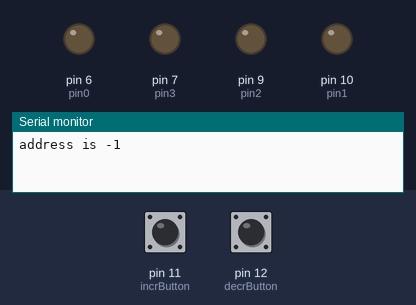
The sketch below on a simulated Arduino Uno, built with avr-gcc and run on an emulated ATmega328P. Parts: output pins drawn as LEDs (lit = HIGH), the last lines printed to the serial monitor. Dashed ring = blinking. Inputs (shaded band) come from the test bench; at power-on: pin 11 (incrButton) HIGH, pin 12 (decrButton) HIGH.

Above: at 1.2 s.
1.3 s: pin 11 (incrButton) pulled LOW for 3.2 s
At 5.4 s:
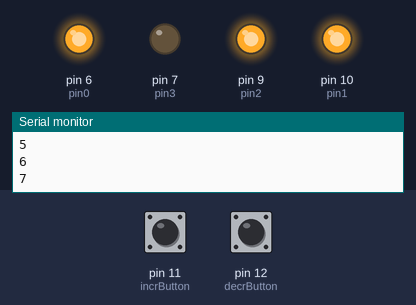
6.0 s: pin 12 (decrButton) pulled LOW for 3.2 s
At 10.2 s:
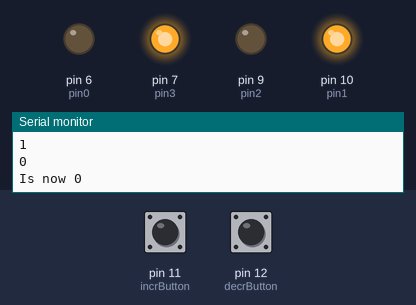
10.7 s: pin 11 (incrButton) pulled LOW for 0.15 s
At 11.3 s:
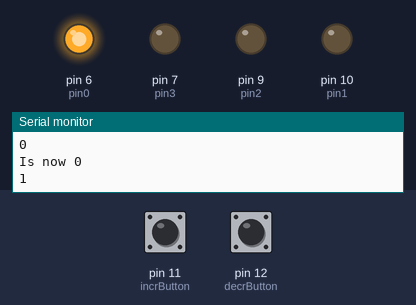
12.3 s: pin 11 (incrButton) pulled LOW for 3.2 s
At 16.2 s:
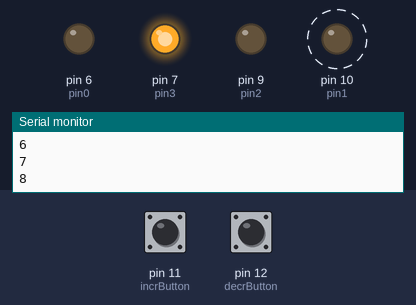
17.0 s: pin 11 (incrButton) pulled LOW for 1 s
At 18.9 s:
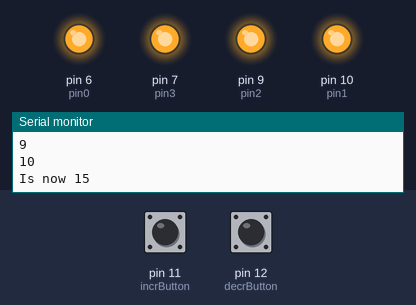
19.5 s: pin 11 (incrButton) pulled LOW for 0.15 s
At 20.4 s:
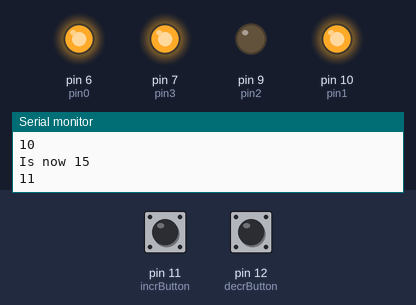
Timing chart, 0 to 22.1 s (numbered marks = the images above; inputs shaded):
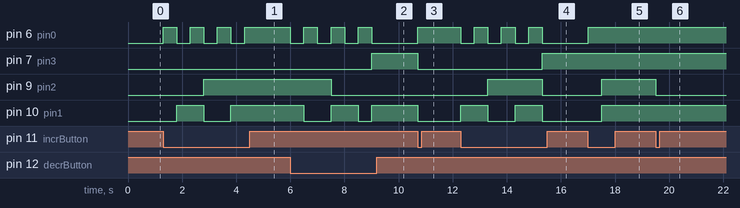

Measured:
- after the input at 1.3 s, pin 6 (pin0): alternates HIGH for 0.50 s and LOW for 0.50 s, 7 changes in all, then stays HIGH, starting at once; pin 9 (pin2): LOW → HIGH after 1.5 s; pin 10 (pin1): LOW → HIGH after 0.50 s, → LOW 1.0 s later, → HIGH 1.0 s later
- after the input at 6.0 s, pin 6 (pin0): alternates HIGH for 0.50 s and LOW for 0.50 s, 7 changes in all, then stays LOW, starting at once; pin 7 (pin3): LOW → HIGH after 3.0 s; pin 9 (pin2): HIGH → LOW after 1.5 s; pin 10 (pin1): HIGH → LOW after 0.50 s, → HIGH 1.0 s later, → LOW 1.0 s later, → HIGH 0.50 s later
- after the input at 10.7 s, pin 6 (pin0): LOW → HIGH at once; pin 7 (pin3), pin 10 (pin1): HIGH → LOW at once
- after the input at 12.3 s, pin 6 (pin0): alternates HIGH for 0.50 s and LOW for 0.50 s, 7 changes in all, then stays LOW, starting at once; pin 7 (pin3): LOW → HIGH after 3.0 s; pin 9 (pin2): LOW → HIGH after 1.0 s, → LOW 2.0 s later; pin 10 (pin1): alternates HIGH for 1.0 s and LOW for 1.0 s, starting at once
- after the input at 17.0 s, pin 6 (pin0): LOW → HIGH at once; pin 9 (pin2), pin 10 (pin1): LOW → HIGH after 0.50 s
- after the input at 19.5 s, pin 9 (pin2): HIGH → LOW at once

The sketch:

population_counter.ino
```cpp
#include <Arduino.h>
#include <EEPROM.h>

// How often to poll in miliseconds
#define PERIOD 600000

int incrButton = 11;
int decrButton = 12;
int pin0 = 6;
int pin1 = 10;
int pin2 = 9;
int pin3 = 7;

byte count = 0;
byte maxCountForPeriod = 0;
byte lastCount = 0;

long lastTime; // Only used to prevent switch bounce

short periodDiff;    // Number of polls that have passed without a change in count
short currentPeriod; // Short for storing the overall current period

short address; // addresses to write to on EEPROM

void setup() {
  Serial.begin(9600);
  pinMode(incrButton, INPUT);
  pinMode(decrButton, INPUT);
  pinMode(pin0, OUTPUT);
  pinMode(pin1, OUTPUT);
  pinMode(pin2, OUTPUT);
  pinMode(pin3, OUTPUT);

  readaddress();
  periodDiff = 250; // Sentinel value that will be printed if turned off and back on
  lastTime = millis();
  lastCount = -1;
  currentPeriod = 0;

  // start();
  /*
   * Uncomment the above line to reset the counter
   * Run the sketch after uncommenting the line to reset
   * Then recomment the line and run to resume recording
   */

  Serial.print("address is ");
  Serial.print(address);
  Serial.print("\n");
}

void loop() {
  if(!digitalRead(decrButton) && !digitalRead(incrButton) && millis() > lastTime + 500) {
    read();
    lastTime = millis();
  }
  else if (!digitalRead(incrButton)) {
    if ((millis() > lastTime + 500)) {
      lastTime = millis();
      count++;
      if (count > maxCountForPeriod) {
        maxCountForPeriod = count;
      }
      printCount();
    }
  } else if (!digitalRead(decrButton)) {
    if ((millis() > lastTime + 500)) {
      lastTime = millis();
      if (count > 0) count--;
      printCount();
    }
  }


  // Check for a new period
  if (((millis() / PERIOD) % 256) != currentPeriod) {
    log();
    currentPeriod = (millis() / PERIOD) % 256;
  }
}

void log() {
  if (lastCount != maxCountForPeriod) {
    // Because periodDiff might get as large as 256, meaning ~1 day of inactivity
    // and count will not go over 15, we give 4 additional bits to periodDiff
    // The following three lines are to move the 4 most significant bits of
    // periodDiff to the count byte
    byte firstByte = periodDiff & 0xFF;
    byte secondByte = (periodDiff & 0xF00) >> 4;
    secondByte += maxCountForPeriod & 0xF;
    EEPROM.write(address, firstByte);
    EEPROM.write(address + 1, secondByte);

    address += 2;
    if (address == 0) address = 2;
    logaddress();
    lastCount = maxCountForPeriod;
    maxCountForPeriod = count;
    periodDiff = 0;
  } else {
    maxCountForPeriod = count;
    periodDiff++;
  }

}

void read() {
  Serial.println("-----------------------");
  for (int i = 0; i < address; i += 2) {
    // For decoding the work of log()
    short readTimeDiff = EEPROM.read(i);
    readTimeDiff += (EEPROM.read(i + 1) & 0xF0) << 4;
    byte readCount = EEPROM.read(i + 1) & 0xF;
    Serial.print(">> ");
    Serial.print(readTimeDiff);
    Serial.print("\t");
    Serial.print(readCount);;
    Serial.print("\n");
  }
}

void logaddress() {
  // Write the current value of the address so turning off
  // won't lose our place logging
  EEPROM.write(0, ((address >> 8) & 0xFF));
  EEPROM.write(1, (address & 0xFF));
}

void readaddress() {
  address = EEPROM.read(0) << 8;
  address += EEPROM.read(1);
}

void printCount() {
  Serial.println(count);
  byte toPrint = count;

  // Normally 0 will display nothing on the 7-segment now
  // displays a '-' instead by replacing the values used
  if (count == 0) {
    Serial.println("Is now 0");
    toPrint = 10;
  } else if (count == 10) {
    Serial.println("Is now 15");
    toPrint = 15;
  } else if (count == 15) {
    Serial.println("Is now 0");
    toPrint = 0;
  }
  if (toPrint & 1) digitalWrite(pin0, HIGH);
  else digitalWrite(pin0, LOW);
  if (toPrint & 2) digitalWrite(pin1, HIGH);
  else digitalWrite(pin1, LOW);
  if (toPrint & 4) digitalWrite(pin2, HIGH);
  else digitalWrite(pin2, LOW);
  if (toPrint & 8) digitalWrite(pin3, HIGH);
  else digitalWrite(pin3, LOW);
}

// Run to start the counter from the beginning
void start() {
  address = 2;
  currentPeriod = 0;
  periodDiff = 0;
  logaddress();
}
```
